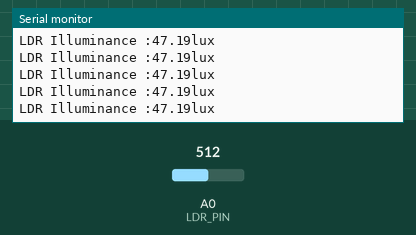
This sketch was run on a simulated Arduino Uno, built with avr-gcc and run on an emulated ATmega328P. On the bench: the last lines printed to the serial monitor. The inputs (shaded band) are chosen by the test bench; at power-on: A0 (LDR_PIN) = 512.

Above: at 3.2 s.
3.3 s: A0 (LDR_PIN) set to 1008
At 3.6 s:
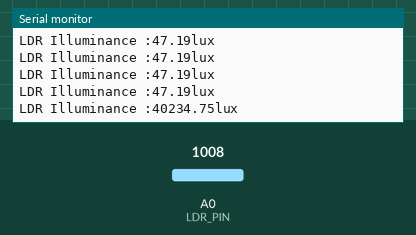
4.8 s: A0 (LDR_PIN) set to 1023
At 5.04 s:
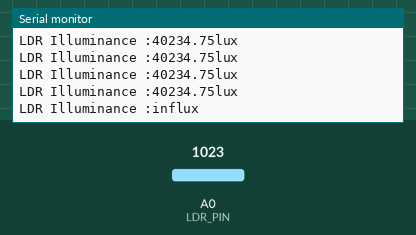

Measured:
- the behaviour switches between 1022 and 1023 on A0 (LDR_PIN) (found by bisection; images 1 and 2)
- after the input at 3.3 s, the serial monitor: prints a new line after 0.14 s (image 1)
- after the input at 4.8 s, the serial monitor: prints a new line after 0.08 s (image 2)

The sketch:

Light_Sensor_Lux.ino
```cpp
#include <Wire.h>
#include <LiquidCrystal_I2C.h>
#define LDR_PIN             0
#define MAX_ADC_READING     1023
#define ADC_REF_VOLTAGE     5.0
#define REF_RESISTANCE      10000
#define LUX_CALC_SCALAR     123235178.3654270
#define LUX_CALC_EXPONENT   -1.604568157
LiquidCrystal_I2C lcd(0x3F,16,2);
void setup()
{

  lcd.backlight();
  Serial.begin(9600);
  lcd.setCursor(0,0);
  lcd.print("LuxMeter");
  lcd.setCursor(0,1);
  lcd.print("RTelleng'14");
  delay(2000);
  lcd.clear();
}
void loop()
{
  int ldrRawData;
  float resistorVoltage, ldrVoltage;
  float ldrResistance;
  float ldrLux;
  ldrRawData = analogRead(LDR_PIN);
  resistorVoltage = (float)ldrRawData / MAX_ADC_READING * ADC_REF_VOLTAGE;
  ldrVoltage = ADC_REF_VOLTAGE - resistorVoltage;
  ldrResistance = ldrVoltage/resistorVoltage * REF_RESISTANCE;
  ldrLux = LUX_CALC_SCALAR * pow(ldrResistance, LUX_CALC_EXPONENT);
  Serial.print("LDR Illuminance :"); Serial.print(ldrLux); Serial.println("lux");
  lcd.setCursor(0,1);
  lcd.print("kondisi :");
  lcd.setCursor(0,0);
  lcd.print(ldrLux);
  lcd.setCursor(7,0);
  lcd.print("Lux");
  if (ldrLux < 10){
    lcd.setCursor(9,1);
    lcd.print("Gelap");
  } else if (ldrLux < 30) {
    lcd.setCursor(9,1);
    lcd.print("Redup");
  } else if (ldrLux < 100) {
    lcd.setCursor(9,1);
    lcd.print("Sedang");
  } else if (ldrLux < 300){
    lcd.setCursor(9,1);
    lcd.print("Terang");
  } else if (ldrLux >= 500)
  {
    lcd.setCursor(9,1);
    lcd.print ("Tera++");
    }
    delay(200);
}
```
